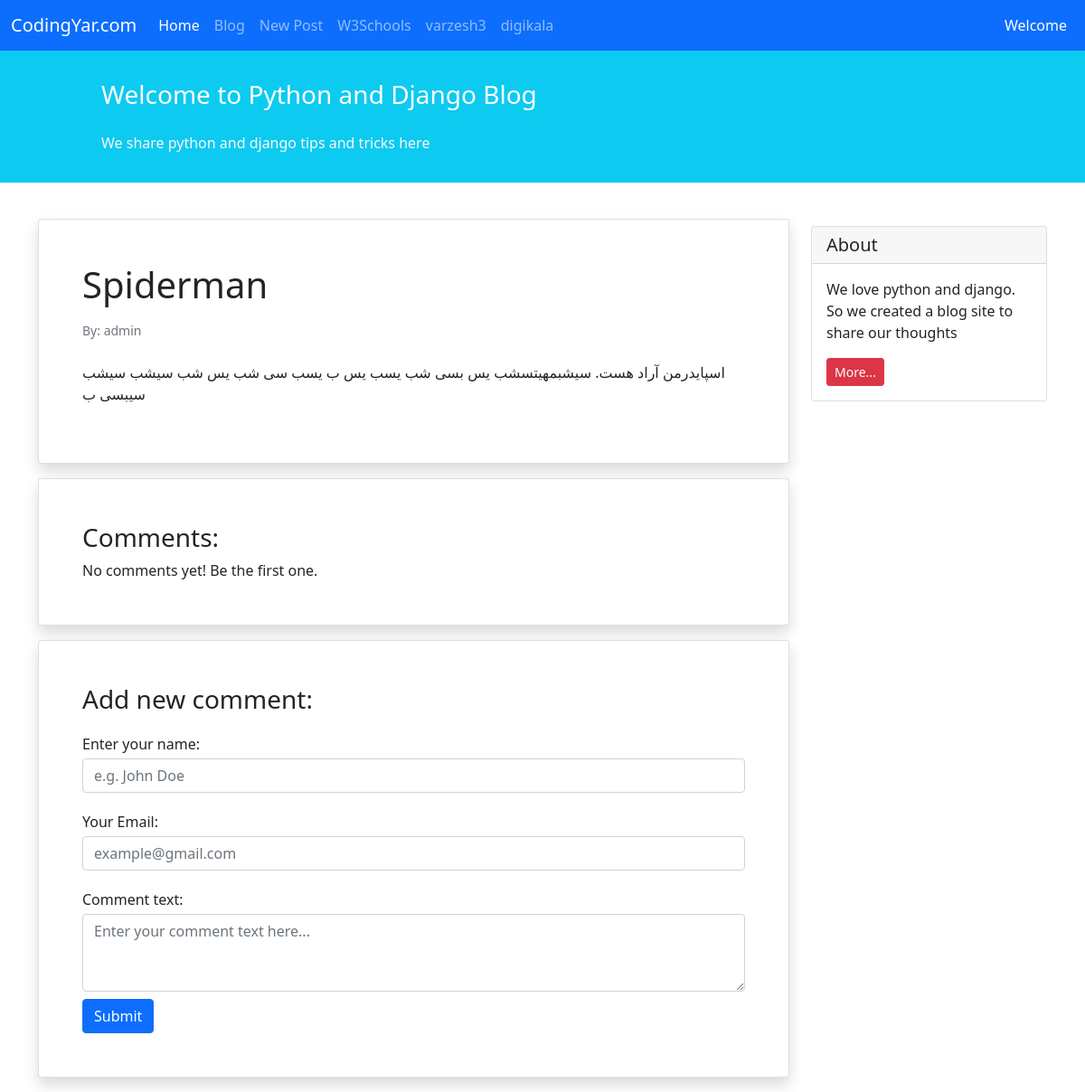
Page /blog/2 on the committed database.
### blog/models.py (models this page shows, shortened)
class Post(models.Model):
    STATUS_CHOICES = (
        ('pub', 'published'),
        ('drf', 'draft'),
    )
    title = models.CharField(max_length=100)
    text = models.TextField()
    author = models.ForeignKey('auth.user', on_delete=models.CASCADE)
    date_created = models.DateTimeField(auto_now_add=True)
    date_modified = models.DateTimeField(auto_now=True)
    status = models.CharField(choices=STATUS_CHOICES, max_length=3)

### blog/views.py (the view)
# urls.py: path('<int:pk>', views.show_detail, name='show_detail'),
def show_detail(request, pk):
    if request.method == "POST":
        print("OK")
    context = {'post': Post.objects.get(pk=pk)}
    return render(request, 'blog/post_detail.html', context)

### blog/templates/blog/post_detail.html (shortened to what this page needs)
{% extends '_base.html' %}
{% block main_body %}
<div class="container mt-4">
    <div class="row">
        <div class="col-9">
            <div class="card shadow my-3 p-5">
                <h1>{{ post.title }}</h1>
                <p class="small text-muted mt-2">By: {{ post.author }}</p>
                <p class="mt-2">{{ post.text }}</p>
            </div>
            <div class="card shadow my-3 p-5">
                <h3>Comments:</h3>
                No comments yet! Be the first one.
            </div>
            <div class="card shadow my-3 p-5">
                <h3>Add new comment:</h3>
                <form method="POST">
                    <div class="form-group py-2">
                        <label class="py-1" for="author_name">Enter your name:</label>
                        <input type="text" class="form-control" placeholder="e.g. John Doe" name="author_name">
                    </div>
                    <div class="form-group py-2">
                        <label class="py-1" for="email">Your Email:</label>
                        <input type="email" class="form-control" placeholder="example@gmail.com" name="email">
                    </div>
                    <div class="form-group py-2">
                        <label class="py-1" for="comment_text">Comment text:</label>
                        <textarea class="form-control" name="text" rows="3" placeholder="Enter your comment text here..."></textarea>
                    </div>
                    <button type="submit" class="btn btn-primary">Submit</button>
                </form>
            </div>
        </div>
        <div class="col-3">
            <div class="card my-4">
                <h5 class="card-header">About</h5>
                <div class="card-body">
                    <p class="card-text">We love python and django. So we created a blog site to share our
                        thoughts</p>
                        <a href="#"
                        class="btn btn-sm btn-danger">
                        More...
                    </a>
                </div>
            </div>
        </div>
    </div>
</div>
{% endblock main_body %}

### rows in the picture
Post: title "Spiderman", author "admin", text "اسپایدرمن آراد هست. سیشبمهیتسشب یس بسی شب یسب یس ب یسب سی شب یس شب سیشب سیشب سیبسی ب"
